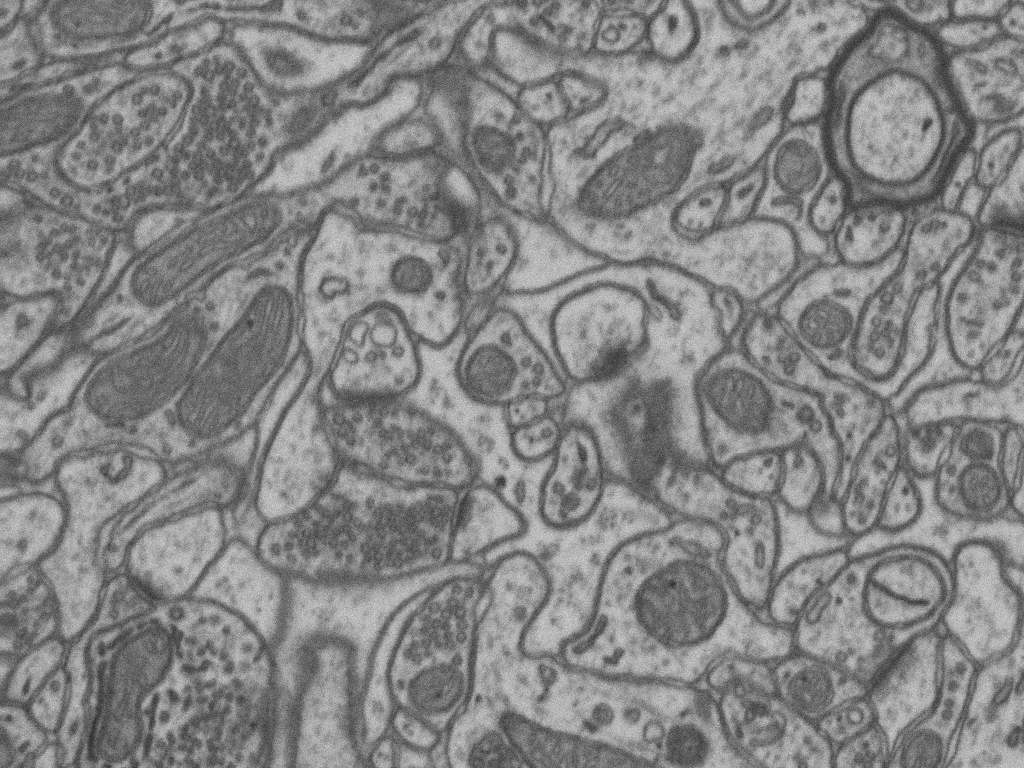
#> input picture mask0000.png, 1024 x 768 px; its folder holds only this picture in this run
$ jupyter execute --allow-errors Attention_YNet.ipynb
#> lines starting #> are read from the running program, lines starting #| are printed output that depends on the picture; after the words box and inside, x2 and y2 are one past the last pixel; in counts of white or black regions, pixels touching at a corner belong together
[cell 1]
import torch
import torch.nn as nn
import torch.nn.functional as F
import os
import cv2
import numpy as np
import random
from tqdm import tqdm
# Path to the chest-ct-segmentation dataset folder
data_dir = "dataset/Lucchi++"
train_images_dir = os.path.join(data_dir, "Train_In")
train_masks_dir = os.path.join(data_dir, "Train_Out")
test_images_dir = os.path.join(data_dir, "Test_In")
test_masks_dir = os.path.join(data_dir, "Test_Out")

[cell 2]
# [14 lines left out: function read_image, not called in this run]

[cell 3]
class AttentionBlock(nn.Module):
    # [25 lines left out: functions __init__, forward, not called in this run]

[cell 4]
class AttYNet(nn.Module):
    # [68 lines left out: functions __init__, conv_block, forward, not called in this run]

[cell 5]
import torch
from torch.cuda.amp import autocast, GradScaler # 这三行是我自行添加的
import os
def load_data(data_dir, split='train'):
    images_dir = os.path.join(data_dir, f"{split.capitalize()}_In")
    masks_dir = os.path.join(data_dir, f"{split.capitalize()}_Out")

    data = []
    for i, image_file in enumerate(os.listdir(images_dir)):
        if image_file.endswith('.DS_Store'):
            continue
        image_path = os.path.join(images_dir, image_file)
        mask_path = os.path.join(masks_dir, f"{i}.png")
        if os.path.exists(image_path) and os.path.exists(mask_path):
            data.append({
                "image": image_path,
                "annotation": mask_path
            })
    return data

# Create datasets
#> (the rest of this cell did not finish here and is left out)

[cell 6]
from torch.amp import autocast, GradScaler

# 初始化模型、损失函数和优化器
#> (the rest of this cell did not finish here and is left out)

[cell 7]
import torch
import torch.nn as nn
import torchvision.transforms as transforms
from PIL import Image
import matplotlib.pyplot as plt
import numpy as np
from skimage import measure
import cv2

# 假设您的AttYNet模型定义在这里
# from your_model_file import AttYNet

# 加载训练好的模型
#> (the rest of this cell did not finish here and is left out)

[cell 8]
# 使用示例
image_path = 'mask0000.png'
#> (the rest of this cell did not finish here and is left out)

[cell 9]
import cv2
import numpy as np
import matplotlib.pyplot as plt
from skimage import measure
import matplotlib.colors as mcolors

def process_image(image_path, visualize=True):
    # 读取图像
#> called with image_path = 'mask0000.png', visualize = True
    image = cv2.imread(image_path)
#> image is the input picture: shape (768, 1024, 3); min 42, max 221, mean 132.3
    if image is None:
        print(f"错误：无法读取图像 {image_path}")
        return None, None, None

    # 转换BGR为RGB
    image = cv2.cvtColor(image, cv2.COLOR_BGR2RGB)

    # 调整图像大小
    max_size = 1024
    r = min(max_size / image.shape[1], max_size / image.shape[0])
#> r = 1
    new_size = (int(image.shape[1] * r), int(image.shape[0] * r))
#> new_size = (1024, 768)
    image = cv2.resize(image, new_size)

    # 预处理图像
    gray = cv2.cvtColor(image, cv2.COLOR_RGB2GRAY)
    # 增加模糊程度
    blurred = cv2.GaussianBlur(gray, (7, 7), 2)

    # 使用自适应阈值，调整块大小和C值
    binary = cv2.adaptiveThreshold(
        blurred,
        255,
        cv2.ADAPTIVE_THRESH_GAUSSIAN_C,
        cv2.THRESH_BINARY_INV,
        21,  # 增加块大小
        5    # 增加C值
    )
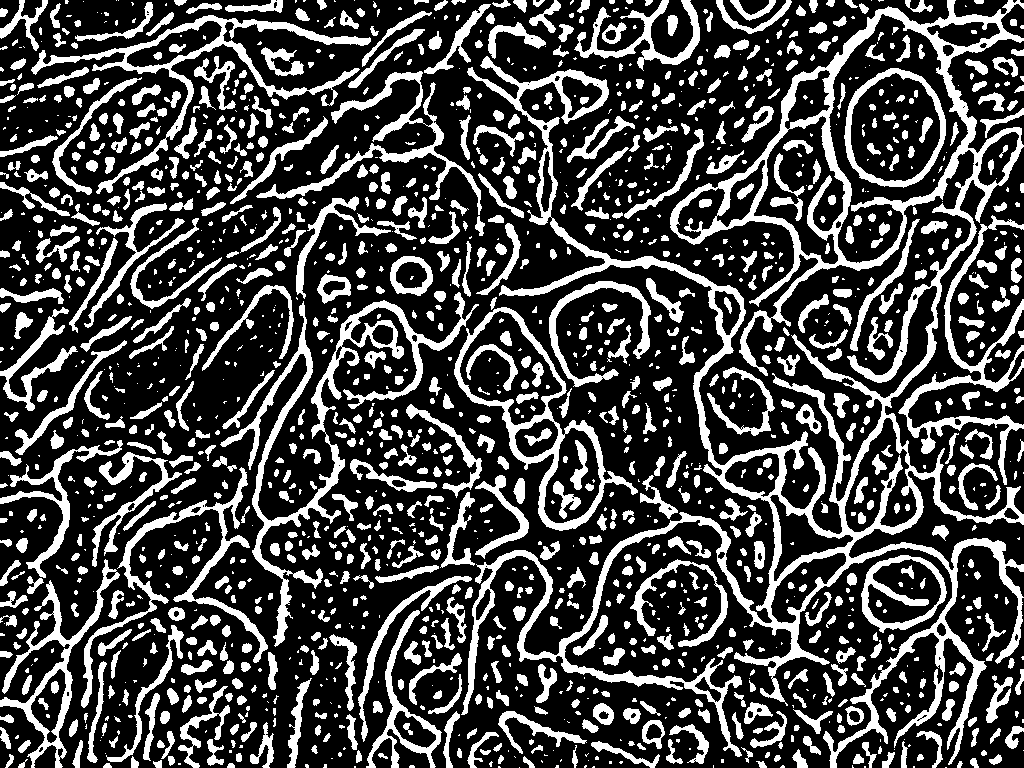
#> binary: shape (768, 1024); 27.7% white; 1714 white regions (649 under 20 px), largest, box (x1, y1, x2, y2) and area: (461, 0, 1024, 768) 47971, (220, 292, 479, 647) 8574, (31, 15, 371, 194) 5387

    # 进行更强的形态学操作
    kernel = np.ones((5,5), np.uint8)  # 增加kernel大小
    binary = cv2.morphologyEx(binary, cv2.MORPH_OPEN, kernel)
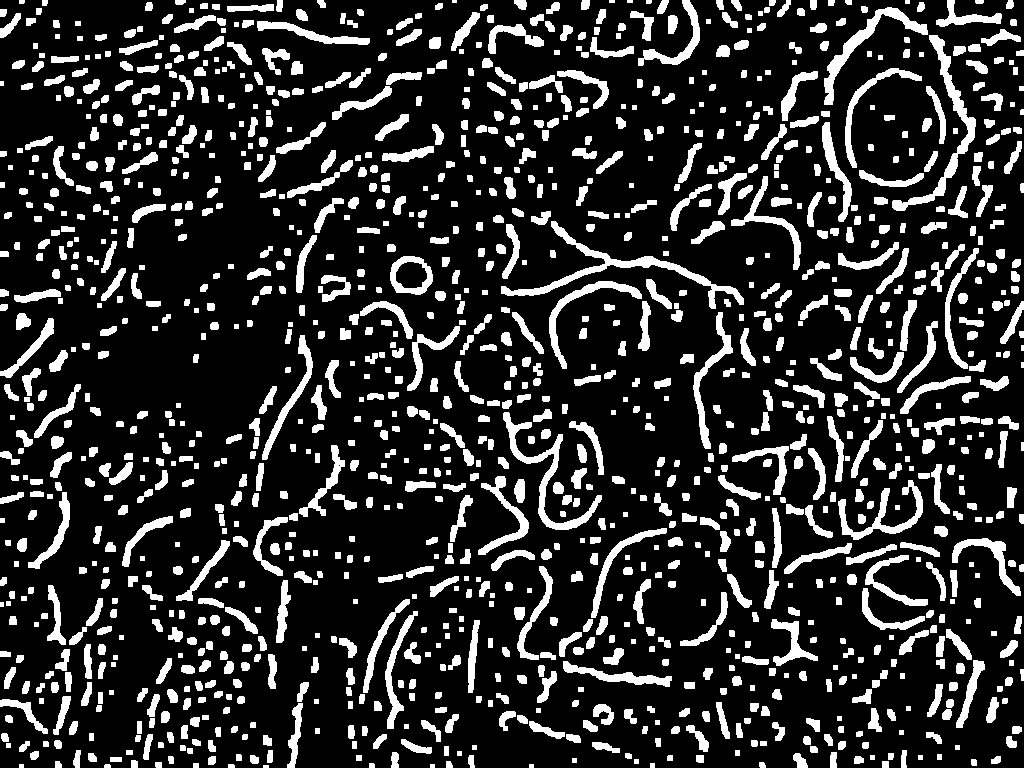
#> binary: shape (768, 1024); 18.3% white; 1321 white regions (6 under 20 px), largest, box (x1, y1, x2, y2) and area: (501, 221, 744, 309) 2357, (892, 35, 976, 211) 1903, (503, 412, 602, 530) 1725
    binary = cv2.morphologyEx(binary, cv2.MORPH_CLOSE, kernel)
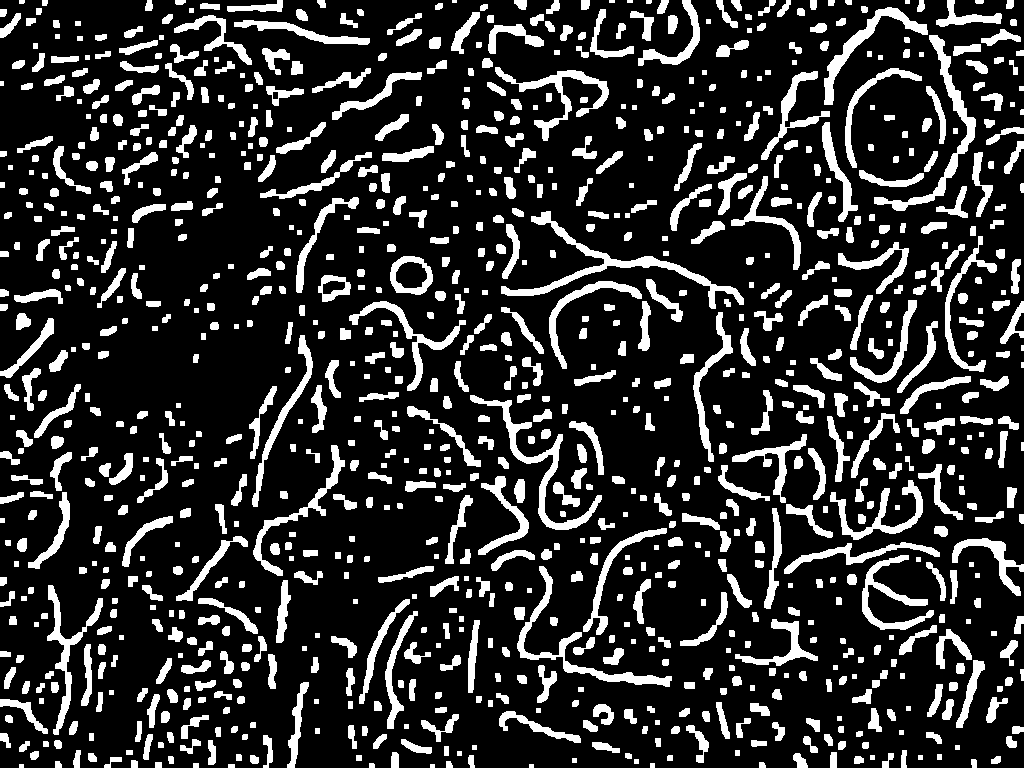
#> binary: shape (768, 1024); 18.7% white; 1035 white regions (5 under 20 px)

    # 使用连通区域分析
    labels = measure.label(binary)
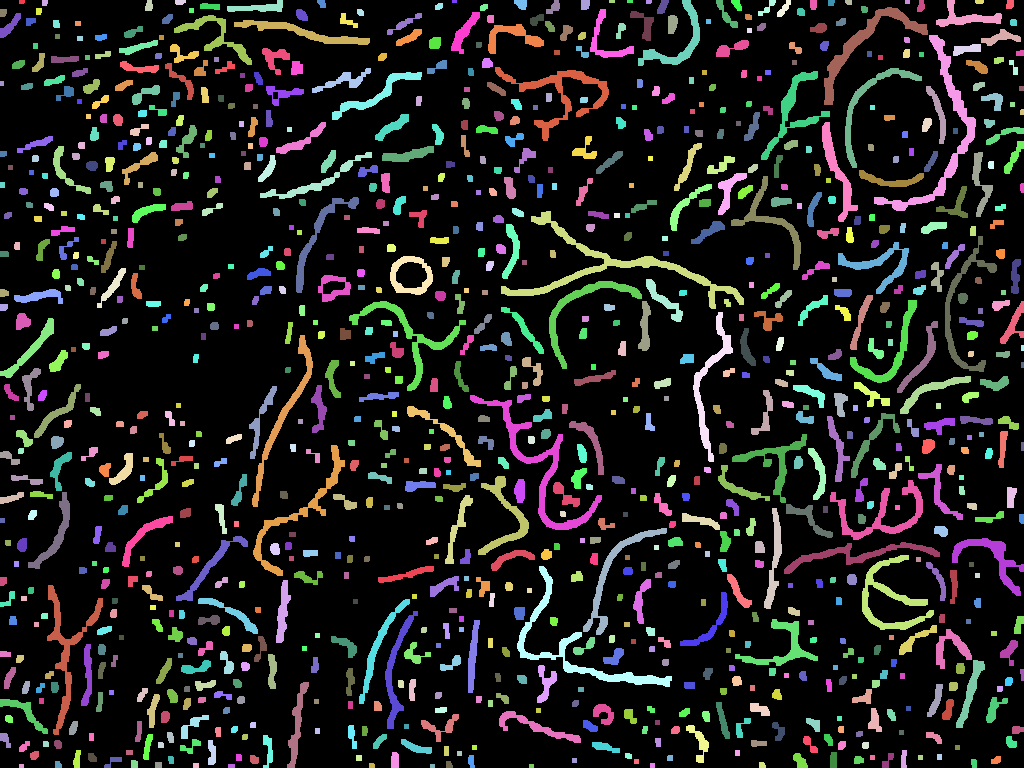
#> labels: shape (768, 1024) int64; 1036 distinct labels, from 0 to 1035; one colour per label, 0 black
    regions = measure.regionprops(labels)
#> regions = 1035 regions; largest, box (x1, y1, x2, y2) and area: (501, 211, 744, 309) 2579, (874, 35, 976, 211) 2031, (470, 395, 602, 530) 2016, (517, 566, 672, 687) 1950, (495, 67, 609, 141) 1599

    # 调整区域过滤条件
    min_area = 200    # 增加最小面积
    max_area = 3000   # 减小最大面积
    min_circularity = 0.6  # 添加圆形度阈值

    valid_regions = []
    for region in regions:
        # 计算圆形度
        perimeter = region.perimeter
        area = region.area
        circularity = 4 * np.pi * area / (perimeter * perimeter) if perimeter > 0 else 0

        # 根据面积和圆形度进行过滤
        if (min_area < area < max_area and
            circularity > min_circularity):
            valid_regions.append(region)
#> this loop made 1035 passes
#> (perimeter, area, circularity) on passes 1 to 3: (15.41, 23, 1.22), (19.41, 34, 1.13), (31.66, 73, 0.915)
#> after the loop, valid_regions = 4 regions; box (x1, y1, x2, y2) and area: (49, 350, 68, 372) 218, (514, 479, 525, 503) 214, (603, 648, 624, 665) 203, (921, 222, 947, 234) 201

    # 创建新的二值掩码
    binary_mask = np.zeros_like(binary)
    points = []

    for region in valid_regions:
        # 获取区域掩码
        min_row, min_col, max_row, max_col = region.bbox
        mask = region.image
        binary_mask[min_row:max_row, min_col:max_col][mask] = 255

        # 获取质心作为点
        y, x = region.centroid
        points.append([int(x), int(y)])
#> this loop made 4 passes
#> (min_row, min_col, max_row, max_col, y, x) on passes 1 to 4: (222, 921, 234, 947, 226.7, 933.2), (350, 49, 372, 68, 361.3, 58.22), (479, 514, 503, 525, 490.4, 519.6), (648, 603, 665, 624, 656.8, 614)
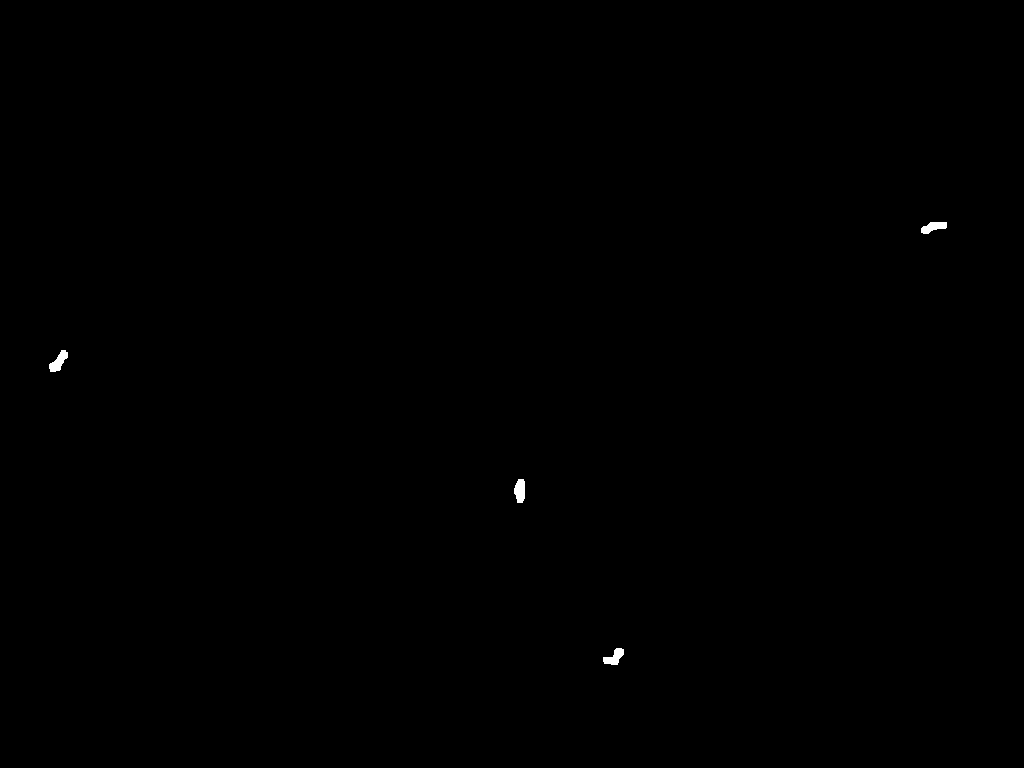
#> binary_mask: shape (768, 1024); 0.11% white; 4 white regions, box (x1, y1, x2, y2) and area: (49, 350, 68, 372) 218, (514, 479, 525, 503) 214, (603, 648, 624, 665) 203, (921, 222, 947, 234) 201
#> after the loop, points = [[933, 226], [58, 361], [519, 490], [614, 656]]

    points = np.array(points)

    if visualize and len(points) > 0:
        plt.figure(figsize=(20, 5))

        # 原始图像
        plt.subplot(1, 4, 1)
        plt.title('Original Image')
        plt.imshow(image)
        plt.axis('off')

        # 预处理后的图像
        plt.subplot(1, 4, 2)
        plt.title('Preprocessed Image')
        plt.imshow(blurred, cmap='gray')
        plt.axis('off')

        # 分割掩码
        plt.subplot(1, 4, 3)
        plt.title('Segmentation Mask')
        plt.imshow(binary_mask, cmap='gray')
        plt.axis('off')

        # 带标记点的原始图像
        plt.subplot(1, 4, 4)
        plt.title(f'Detected Cells (Count: {len(points)})')
        plt.imshow(image)

        colors = list(mcolors.TABLEAU_COLORS.values())
        for i, point in enumerate(points):
            plt.scatter(point[0], point[1],
                       c=[colors[i % len(colors)]],
                       s=50)
#> this loop made 4 passes
        plt.axis('off')

        plt.tight_layout()
        plt.show()
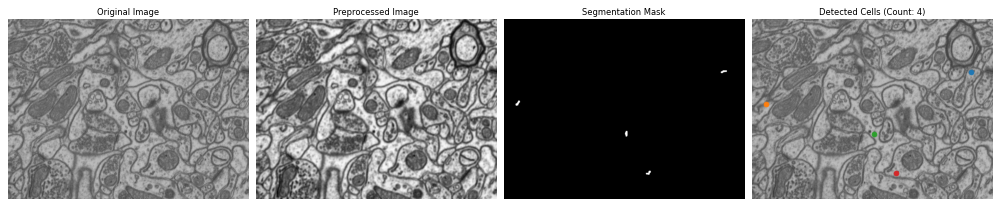
#> figure drawn by matplotlib, 4 panels

        print(f"检测到的细胞数量: {len(points)}")
#| 检测到的细胞数量: 4

    return image, binary_mask, points

[cell 10]
# 使用示例
image_path = "mask0000.png"
image, mask, points = process_image(image_path, visualize=True)
#> points = [[933, 226], [58, 361], [519, 490], [614, 656]]

[cell 11]
import torch
torch.cuda.empty_cache()
#> (this line was passed over: torch is not available in this run)
